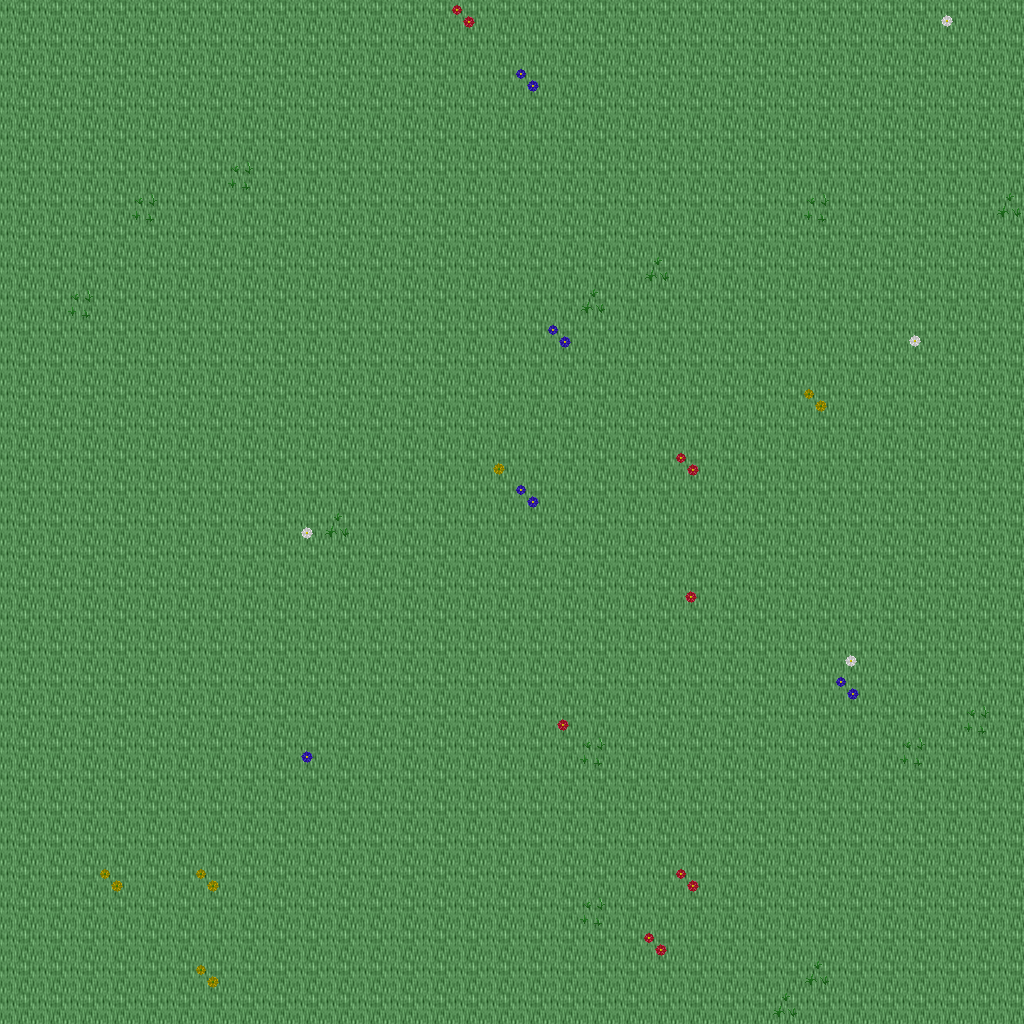

Tiled map render using the project's own tile images. Description and the map definition, with tile-layer contents summarised, below:
An orthogonal 32x32 tile map with 32x32 px tiles, 5 tile layers (Ground, Objects, Objects2, Above, ...), 1 hidden layer not drawn, 14 tilesets.

<map version="1.10" tiledversion="1.11.0" orientation="orthogonal" renderorder="right-down" width="32" height="32" tilewidth="32" tileheight="32" infinite="0" nextlayerid="11" nextobjectid="1">
 <tileset firstgid="1" name="ground_ground" tilewidth="32" tileheight="32" tilecount="33" columns="3">
  <image source="../drawable/ground_ground.png" width="96" height="352" />
 </tileset>
 <tileset firstgid="34" name="plant_flower_daisy_white" tilewidth="32" tileheight="32" tilecount="8" columns="2">
  <image source="../drawable/plant_flower_daisy_white.png" width="64" height="128" />
 </tileset>
 <tileset firstgid="42" name="plant_flower_daisy_yellow" tilewidth="32" tileheight="32" tilecount="8" columns="2">
  <image source="../drawable/plant_flower_daisy_yellow.png" width="64" height="128" />
 </tileset>
 <tileset firstgid="50" name="plant_flower_daisy_blue" tilewidth="32" tileheight="32" tilecount="8" columns="2">
  <image source="../drawable/plant_flower_daisy_blue.png" width="64" height="128" />
 </tileset>
 <tileset firstgid="58" name="plant_grasses" tilewidth="32" tileheight="32" tilecount="6" columns="3">
  <image source="../drawable/plant_grasses.png" width="96" height="64" />
 </tileset>
 <tileset firstgid="64" name="plant_flower_daisy_red" tilewidth="32" tileheight="32" tilecount="8" columns="2">
  <image source="../drawable/plant_flower_daisy_red.png" width="64" height="128" />
 </tileset>
 <tileset firstgid="72" name="plant_tree_tree_darkgreen" tilewidth="32" tileheight="32" tilecount="88" columns="8">
  <image source="../drawable/plant_tree_tree_darkgreen.png" width="256" height="352" />
 </tileset>
 <tileset firstgid="160" name="logic_creature_elf" tilewidth="32" tileheight="32" tilecount="16" columns="8">
  <image source="../drawable/logic_creature_elf.png" width="256" height="64" />
 </tileset>
 <tileset firstgid="176" name="logic_creature_animal" tilewidth="32" tileheight="32" tilecount="32" columns="8">
  <image source="../drawable/logic_creature_animal.png" width="256" height="128" />
 </tileset>
 <tileset firstgid="208" name="logic_collision" tilewidth="32" tileheight="32" tilecount="1" columns="1">
  <image source="../drawable/logic_collision.png" width="32" height="32" />
 </tileset>
 <tileset firstgid="209" name="logic_creature_ent" tilewidth="32" tileheight="32" tilecount="4" columns="4">
  <image source="../drawable/logic_creature_ent.png" width="128" height="32" />
 </tileset>
 <tileset firstgid="213" name="logic_creature_human_evil" tilewidth="32" tileheight="32" tilecount="16" columns="8">
  <image source="../drawable/logic_creature_human_evil.png" width="256" height="64" />
 </tileset>
 <tileset firstgid="229" name="ground_green_paving" tilewidth="32" tileheight="32" tilecount="18" columns="3">
  <image source="../drawable/ground_green_paving.png" width="96" height="192" />
 </tileset>
 <tileset firstgid="247" name="logic_protection" tilewidth="32" tileheight="32" tilecount="2" columns="2">
  <image source="../drawable/logic_protection.png" width="64" height="32" />
 </tileset>
 <layer id="1" name="Ground" width="32" height="32">
  <data>[1024 cells, 1024 non-empty, 1 distinct tile ids]</data>
 </layer>
 <layer id="2" name="Objects" width="32" height="32">
  <data>[1024 cells, 34 non-empty, 9 distinct tile ids]</data>
 </layer>
 <layer id="3" name="Objects2" width="32" height="32">
  <data>[1024 cells, 0 non-empty, 0 distinct tile ids]</data>
 </layer>
 <layer id="4" name="Above" width="32" height="32">
  <data>[1024 cells, 0 non-empty, 0 distinct tile ids]</data>
 </layer>
 <layer id="5" name="Above2" width="32" height="32">
  <data>[1024 cells, 0 non-empty, 0 distinct tile ids]</data>
 </layer>
 <layer id="6" name="Walkable" width="32" height="32" visible="0">
  <data>[1024 cells, 0 non-empty, 0 distinct tile ids]</data>
 </layer>
 <objectgroup id="7" name="Mapevents" />
 <objectgroup id="8" name="Spawn" />
 <objectgroup id="9" name="Keys" />
 <objectgroup id="10" name="Replace" />
</map>
